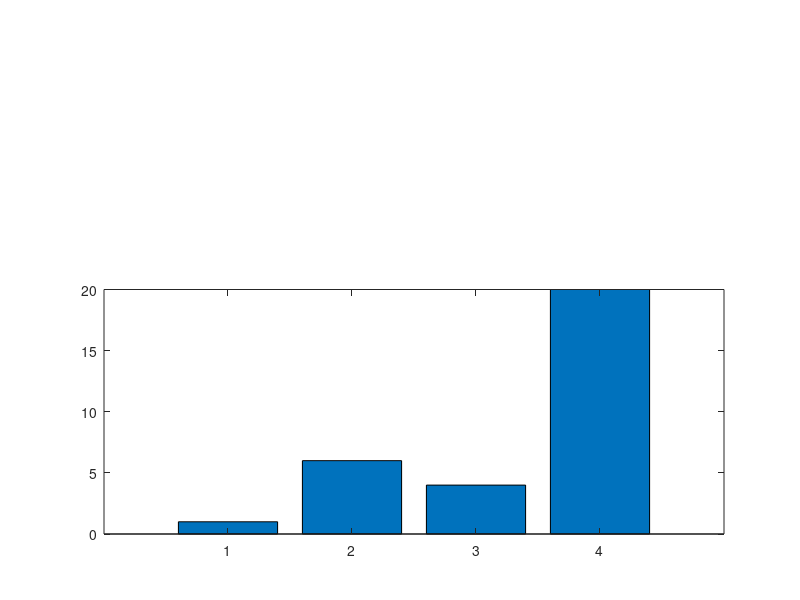

The MATLAB script that drew this image: (Note: this script raises an error after producing the figure.)
a=[1 6 4 300];
xlabel = {'PRECOPY', 'POSTCOPY', 'HYBRID', 'PRO-HYBRID'};

ylim1=[0 20];
%ylim2=[100 300];
ylim2=[200 400];
xlim=[0 length(a)+1];

figure;

% retrieve your default axis pos
clf;
p0=get(gca,'position')
delete(gcf);

% create axis1
%a1=axes('position',[p0(1) p0(2) p0(3)/2-.025 p0(4)]);
a1=axes('position',[p0(1) p0(2) p0(3) p0(4)/2]);
%barh(a);
bar(a);
%set(a1,'ylim',ylim1);
set(a1,'ylim',ylim1, 'XTckLabel', xlabel);
%box off;

% create axis2
%a2=axes('position',[p0(1)+p0(3)/2+.025 p0(2) p0(3)/2-.025 p0(4)]);
a2=axes('position',[p0(1) p0(4)/2+.145 p0(3) p0(4)/2])
%a2=axes('position',[p0(1) p0(2) p0(3) p0(4)/2]);
%barh(a);
bar(a);

%set(a2,'ylim',ylim1);
set(a2,'ylim',ylim2);
%ylim(ylim2);
%set(a2,'xlim',xlim,'ylim',ylim2);
set(a2,'xtick',[]);
%set(a2,'xcolor',get(a2,'color'));
%box off

%%%%%%%%%%%%%%%% plotting %%%%%%%%%%%%%%%%%%%%%
output = "break_axis";

%figure;
saveas(1, strcat(output, ".png"));

%box off
